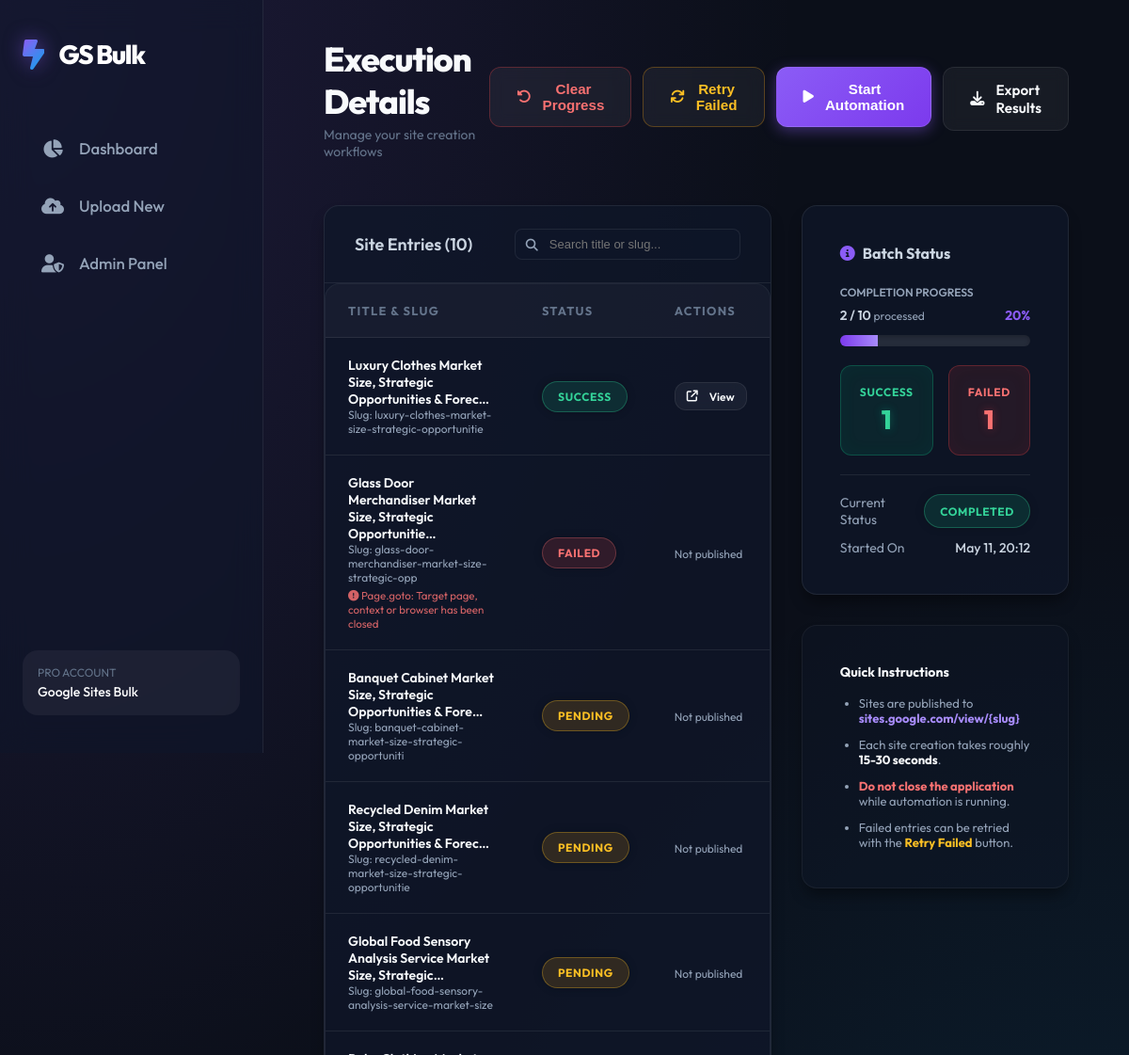
/batch/4/ (upper part), run on an earlier commit of the app's database.
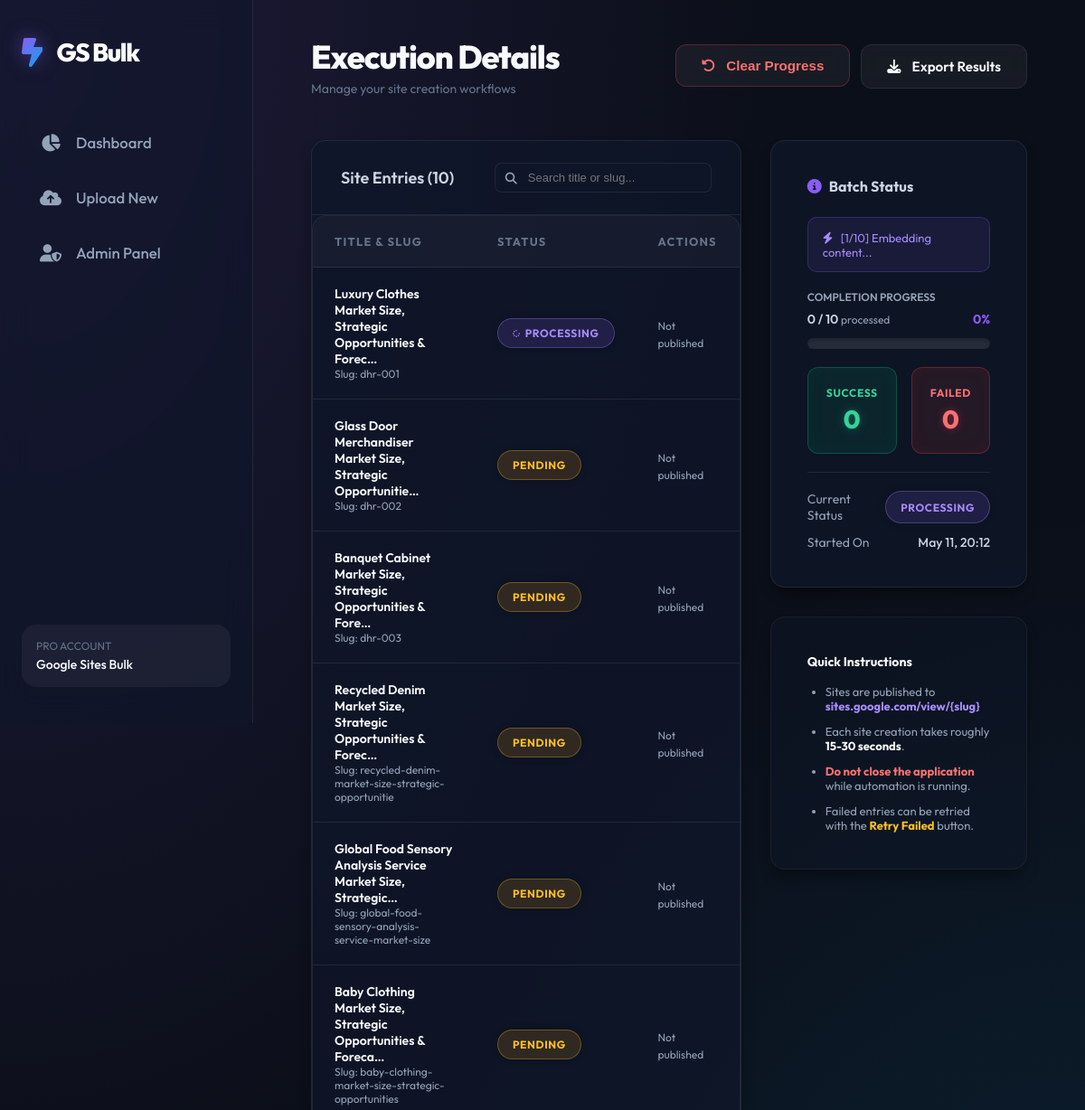
And on a later commit of the database.
### core/models.py (models this page shows, shortened)
class SiteEntry(models.Model):
    STATUS_CHOICES = [
        ('pending', 'Pending'),
        ('processing', 'Processing'),
        ('success', 'Success'),
        ('failed', 'Failed'),
    ]
    batch = models.ForeignKey(SiteBatch, on_delete=models.CASCADE, related_name='entries')
    title = models.CharField(max_length=255)
    keyword = models.CharField(max_length=255, blank=True, null=True)
    content = models.TextField()
    slug = models.SlugField(max_length=255)
    outbound_link = models.URLField(blank=True, null=True)
    image_url = models.URLField(blank=True, null=True)
    published_url = models.URLField(blank=True, null=True)
    status = models.CharField(max_length=20, choices=STATUS_CHOICES, default='pending')
    error_message = models.TextField(blank=True, null=True)
    retry_count = models.IntegerField(default=0)

class SiteBatch(models.Model):
    STATUS_CHOICES = [
        ('pending', 'Pending'),
        ('processing', 'Processing'),
        ('completed', 'Completed'),
        ('failed', 'Failed'),
    ]
    file = models.FileField(upload_to='uploads/')
    created_at = models.DateTimeField(auto_now_add=True)
    status = models.CharField(max_length=20, choices=STATUS_CHOICES, default='pending')
    total_sites = models.IntegerField(default=0)
    completed_sites = models.IntegerField(default=0)
    failed_sites = models.IntegerField(default=0)
    current_action = models.CharField(max_length=255, blank=True, null=True)
    @property
    def processed_sites(self):
        return (self.completed_sites or 0) + (self.failed_sites or 0)
    @property
    def progress_percentage(self):
        if self.total_sites == 0:
            return 0
        return int((self.processed_sites / self.total_sites) * 100)

### core/views.py (the view)
# urls.py: path('batch/<int:batch_id>/', BatchDetailView.as_view(), name='batch_detail'),
class BatchDetailView(View):
    def get(self, request, batch_id):
        batch = get_object_or_404(SiteBatch, id=batch_id)
        entries = batch.entries.all()
        return render(request, 'core/batch_detail.html', {'batch': batch, 'entries': entries})

### core/templates/core/batch_detail.html (shortened to what the changed rows need)
{% extends 'core/base.html' %}
{% block header_title %}Execution Details{% endblock %}
{% block header_actions %}
<div style="display: flex; gap: 0.75rem;">
    {% if batch.status == 'completed' or batch.status == 'failed' %}
    <form action="/batch/{{ batch.id }}/retry/" method="POST" style="display: inline;">
        <button type="submit" class="btn btn-secondary" style="color: #fbbf24; border-color: rgba(245, 158, 11, 0.3);" id="retryBtn">
            <i class="fa-solid fa-arrows-rotate"></i> Retry Failed
        </button>
    </form>
    {% endif %}
    {% if batch.status == 'pending' or batch.status == 'failed' or batch.status == 'completed' %}
    <form action="/batch/{{ batch.id }}/start/" method="POST">
        <button type="submit" class="btn btn-primary">
            <i class="fa-solid fa-play"></i> Start Automation
        </button>
    </form>
    {% endif %}
</div>
{% endblock %}
{% block content %}
<div style="display: grid; grid-template-columns: 2fr 1fr; gap: 2rem; align-items: start;">
    <div class="card" style="padding: 0;">
        <div style="padding: 1.5rem 2rem; border-bottom: 1px solid var(--border); display: flex; justify-content: space-between; align-items: center;">
            <h2 style="font-size: 1.125rem; font-weight: 600;">Site Entries (<span id="entriesCount">{{ entries.count }}</span>)</h2>
        </div>
        <div class="table-container">
            <table id="entriesTable">
                <thead>
                    <tr>
                        <th>Title & Slug</th>
                        <th>Status</th>
                        <th>Actions</th>
                    </tr>
                </thead>
                <tbody id="entriesBody">
                    {% for entry in entries %}
                    <tr data-entry-id="{{ entry.id }}">
                        <td>
                            <p style="font-weight: 600; font-size: 0.875rem; color: #f8fafc;">{{ entry.title|truncatechars:60 }}</p>
                            <p style="font-size: 0.75rem; color: #94a3b8;">Slug: {{ entry.slug }}</p>
                            {% if entry.error_message %}
                                <div style="color: #f87171; font-size: 0.72rem; margin-top: 4px; max-width: 280px; opacity: 0.85;">
                                    <i class="fa-solid fa-circle-exclamation"></i> {{ entry.error_message|truncatechars:80 }}
                                </div>
                            {% endif %}
                        </td>
                        <td>
                            <span class="badge badge-{{ entry.status }}">
                                {% if entry.status == 'processing' %}<i class="fa-solid fa-spinner fa-spin" style="font-size: 8px; margin-right: 5px;"></i>{% endif %}
                                {{ entry.status }}
                            </span>
                        </td>
                        <td>
                            {% if entry.published_url %}
                            <a href="{{ entry.published_url }}" target="_blank" class="btn btn-secondary" style="padding: 0.4rem 0.75rem; font-size: 0.75rem;">
                                <i class="fa-solid fa-external-link"></i> View
                            </a>
                            {% else %}
                            <span style="color: #94a3b8; font-size: 0.75rem;">Not published</span>
                            {% endif %}
                        </td>
                    </tr>
                    {% endfor %}
                </tbody>
            </table>
        </div>
    </div>
    <div style="display: flex; flex-direction: column; gap: 2rem;">
        <div class="card">
            <div id="liveActionBanner" style="display: {% if batch.status == 'processing' %}block{% else %}none{% endif %}; padding: 0.85rem 1rem; border-radius: 10px; background: rgba(139, 92, 246, 0.1); border: 1px solid rgba(139, 92, 246, 0.25); margin-bottom: 1.25rem; font-size: 0.8125rem; color: #a78bfa; animation: pulse 2s infinite;">
                <i class="fa-solid fa-bolt" style="margin-right: 6px;"></i>
                <span id="liveActionText">{{ batch.current_action|default:"Processing..." }}</span>
            </div>
            <div style="display: flex; flex-direction: column; gap: 1.25rem;">
                <div>
                    <div style="display: flex; justify-content: space-between; font-size: 0.875rem; margin-bottom: 0.5rem;">
                        <span style="font-weight: 600;"><span id="processedCount">{{ batch.processed_sites }}</span> / <span id="totalCount">{{ batch.total_sites }}</span> <span style="font-weight:400;color:#94a3b8;font-size:0.75rem;">processed</span></span>
                        <span style="color: var(--primary); font-weight: 700;" id="progressPct">
                            {{ batch.progress_percentage }}%
                        </span>
                    </div>
                    <div class="progress-wrapper" style="height: 12px;">
                        <div class="progress-bar" id="progressBar" style="width: {{ batch.progress_percentage }}%"></div>
                    </div>
                </div>
                <div style="display: grid; grid-template-columns: 1fr 1fr; gap: 1rem;">
                    <div style="padding: 1.25rem; border-radius: 12px; background: rgba(16, 185, 129, 0.1); border: 1px solid rgba(16, 185, 129, 0.3); box-shadow: inset 0 0 20px rgba(16, 185, 129, 0.05); text-align: center;">
                        <p style="font-size: 0.75rem; color: #34d399; font-weight: 700; margin-bottom: 0.25rem; letter-spacing: 0.05em;">SUCCESS</p>
                        <p style="font-size: 1.75rem; font-weight: 800; color: #34d399; text-shadow: 0 0 10px rgba(16, 185, 129, 0.4);" id="successCount">{{ batch.completed_sites }}</p>
                    </div>
                    <div style="padding: 1.25rem; border-radius: 12px; background: rgba(239, 68, 68, 0.1); border: 1px solid rgba(239, 68, 68, 0.3); box-shadow: inset 0 0 20px rgba(239, 68, 68, 0.05); text-align: center;">
                        <p style="font-size: 0.75rem; color: #f87171; font-weight: 700; margin-bottom: 0.25rem; letter-spacing: 0.05em;">FAILED</p>
                        <p style="font-size: 1.75rem; font-weight: 800; color: #f87171; text-shadow: 0 0 10px rgba(239, 68, 68, 0.4);" id="failedCount">{{ batch.failed_sites }}</p>
                    </div>
                </div>
                <div style="padding-top: 1.25rem; border-top: 1px solid var(--border);">
                    <div style="display: flex; justify-content: space-between; margin-bottom: 0.75rem;">
                        <span style="font-size: 0.875rem; color: #94a3b8;">Current Status</span>
                        <span class="badge badge-{{ batch.status }}" id="batchStatusBadge">{{ batch.status }}</span>
                    </div>
                    <div style="display: flex; justify-content: space-between;">
                        <span style="font-size: 0.875rem; color: #94a3b8;">Started On</span>
                        <span style="font-size: 0.875rem; font-weight: 500;">{{ batch.created_at|date:"M d, H:i" }}</span>
                    </div>
                </div>
            </div>
        </div>
    </div>
</div>
{% endblock %}

What changed in the data, as far as the page shows it:
changed SiteBatch "May 11, 20:12": current_action (not shown) → "[1/10] Embedding content..."; processed_sites "2" → "0"; progress_percentage "20" → "0"; completed_sites "1" → "0"; failed_sites "1" → "0"; status "COMPLETED" → "PROCESSING"
changed SiteEntry "Luxury Clothes Market Size, Strategic Opportunities & Forec…": slug "luxury-clothes-market-size-strategic-opportunitie" → "dhr-001"; status "SUCCESS" → "PROCESSING"; published_url "View" → "Not published"
changed SiteEntry "Glass Door Merchandiser Market Size, Strategic Opportunitie…": slug "glass-door-merchandiser-market-size-strategic-opp" → "dhr-002"; status "FAILED" → "PENDING"; error_message "Page.goto: Target page, context or browser has been closed" → (not shown)
changed SiteEntry "Banquet Cabinet Market Size, Strategic Opportunities & Fore…": slug "banquet-cabinet-market-size-strategic-opportuniti" → "dhr-003"
now on this page (row unchanged): SiteEntry: title "Baby Clothing Market Size, Strategic Opportunities & Foreca…", slug "baby-clothing-market-size-strategic-opportunities", status "PENDING", shows "Not published"
Also different on the page:
text no longer shown: "Retry Failed Start Automation"
